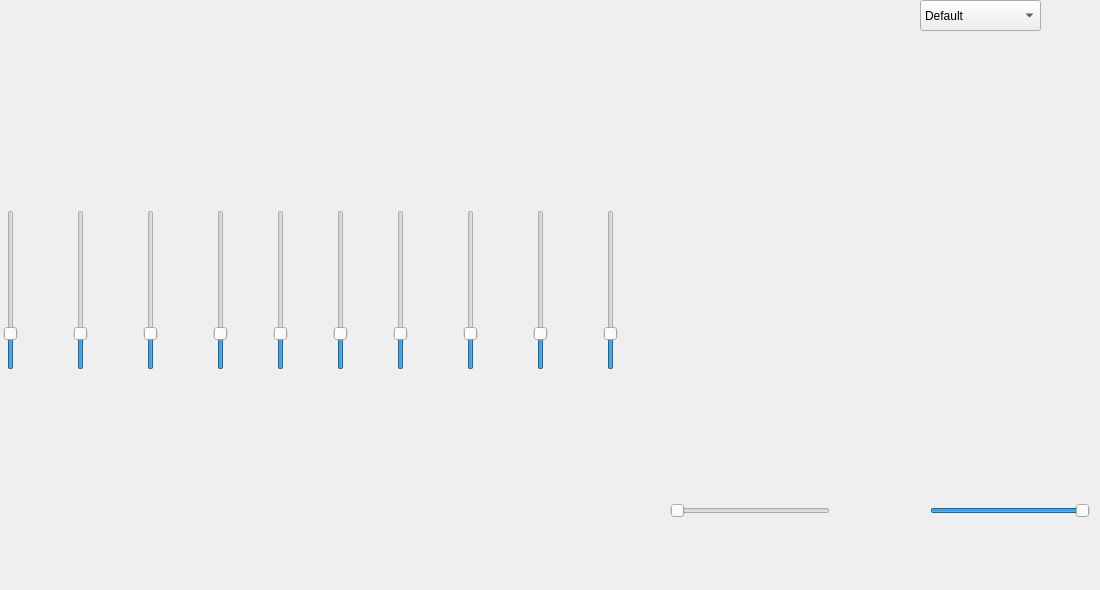
    <widget class="QWidget" name="tab_3">
     <attribute name="title">
      <string>Tab3</string>
     </attribute>
     <widget class="PlotWidget" name="afterWidget_3" native="true">
      <property name="geometry">
       <rect>
        <x>0</x>
        <y>400</y>
        <width>611</width>
        <height>181</height>
       </rect>
      </property>
     </widget>
     <widget class="QComboBox" name="comboBox_3">
      <property name="geometry">
       <rect>
        <x>920</x>
        <y>0</y>
        <width>121</width>
        <height>31</height>
       </rect>
      </property>
      <item>
       <property name="text">
        <string>Default</string>
       </property>
      </item>
      <item>
       <property name="text">
        <string>Palette1</string>
       </property>
      </item>
      <item>
       <property name="text">
        <string>Palette2</string>
       </property>
      </item>
      <item>
       <property name="text">
        <string>Palette3</string>
       </property>
      </item>
      <item>
       <property name="text">
        <string>Palette4</string>
       </property>
      </item>
     </widget>
     <widget class="QSlider" name="vSlider8_3">
      <property name="geometry">
       <rect>
        <x>460</x>
        <y>210</y>
        <width>22</width>
        <height>160</height>
       </rect>
      </property>
      <property name="minimumSize">
       <size>
        <width>22</width>
        <height>160</height>
       </size>
      </property>
      <property name="maximum">
       <number>5</number>
      </property>
      <property name="value">
       <number>1</number>
      </property>
      <property name="orientation">
       <enum>Qt::Vertical</enum>
      </property>
     </widget>
     <widget class="QSlider" name="vSlider4_3">
      <property name="geometry">
       <rect>
        <x>210</x>
        <y>210</y>
        <width>22</width>
        <height>160</height>
       </rect>
      </property>
      <property name="minimumSize">
       <size>
        <width>22</width>
        <height>160</height>
       </size>
      </property>
      <property name="maximum">
       <number>5</number>
      </property>
      <property name="value">
       <number>1</number>
      </property>
      <property name="orientation">
       <enum>Qt::Vertical</enum>
      </property>
     </widget>
     <widget class="QSlider" name="spectroSlider1_3">
      <property name="geometry">
       <rect>
        <x>670</x>
        <y>500</y>
        <width>160</width>
        <height>22</height>
       </rect>
      </property>
      <property name="minimumSize">
       <size>
        <width>22</width>
        <height>22</height>
       </size>
      </property>
      <property name="minimum">
       <number>0</number>
      </property>
      <property name="maximum">
       <number>5</number>
      </property>
      <property name="singleStep">
       <number>1</number>
      </property>
      <property name="pageStep">
       <number>2</number>
      </property>
      <property name="value">
       <number>0</number>
      </property>
      <property name="orientation">
       <enum>Qt::Horizontal</enum>
      </property>
     </widget>
     <widget class="QSlider" name="vSlider1_3">
      <property name="geometry">
       <rect>
        <x>0</x>
        <y>210</y>
        <width>22</width>
        <height>160</height>
       </rect>
      </property>
      <property name="minimumSize">
       <size>
        <width>22</width>
        <height>160</height>
       </size>
      </property>
      <property name="maximum">
       <number>5</number>
      </property>
      <property name="value">
       <number>1</number>
      </property>
      <property name="orientation">
       <enum>Qt::Vertical</enum>
      </property>
     </widget>
     <widget class="QSlider" name="vSlider2_3">
      <property name="geometry">
       <rect>
        <x>70</x>
        <y>210</y>
        <width>22</width>
        <height>160</height>
       </rect>
      </property>
      <property name="minimumSize">
       <size>
        <width>22</width>
        <height>160</height>
       </size>
      </property>
      <property name="maximum">
       <number>5</number>
      </property>
      <property name="value">
       <number>1</number>
      </property>
      <property name="orientation">
       <enum>Qt::Vertical</enum>
      </property>
     </widget>
     <widget class="QSlider" name="spectroSlider2_3">
      <property name="geometry">
       <rect>
        <x>930</x>
        <y>500</y>
        <width>160</width>
        <height>22</height>
       </rect>
      </property>
      <property name="minimumSize">
       <size>
        <width>22</width>
        <height>22</height>
       </size>
      </property>
      <property name="minimum">
       <number>5</number>
      </property>
      <property name="maximum">
       <number>10</number>
      </property>
      <property name="singleStep">
       <number>1</number>
      </property>
      <property name="pageStep">
       <number>2</number>
      </property>
      <property name="value">
       <number>10</number>
      </property>
      <property name="orientation">
       <enum>Qt::Horizontal</enum>
      </property>
     </widget>
     <widget class="QSlider" name="vSlider10_3">
      <property name="geometry">
       <rect>
        <x>600</x>
        <y>210</y>
        <width>22</width>
        <height>160</height>
       </rect>
      </property>
      <property name="minimumSize">
       <size>
        <width>22</width>
        <height>160</height>
       </size>
      </property>
      <property name="maximum">
       <number>5</number>
      </property>
      <property name="value">
       <number>1</number>
      </property>
      <property name="orientation">
       <enum>Qt::Vertical</enum>
      </property>
     </widget>
     <widget class="PlotWidget" name="spectroWidget_3" native="true">
      <property name="geometry">
       <rect>
        <x>640</x>
        <y>40</y>
        <width>451</width>
        <height>451</height>
       </rect>
      </property>
     </widget>
     <widget class="QSlider" name="vSlider5_3">
      <property name="geometry">
       <rect>
        <x>270</x>
        <y>210</y>
        <width>22</width>
        <height>160</height>
       </rect>
      </property>
      <property name="minimumSize">
       <size>
        <width>22</width>
        <height>160</height>
       </size>
      </property>
      <property name="maximum">
       <number>5</number>
      </property>
      <property name="value">
       <number>1</number>
      </property>
      <property name="orientation">
       <enum>Qt::Vertical</enum>
      </property>
     </widget>
     <widget class="QSlider" name="vSlider6_3">
      <property name="geometry">
       <rect>
        <x>330</x>
        <y>210</y>
        <width>22</width>
        <height>160</height>
       </rect>
      </property>
      <property name="minimumSize">
       <size>
        <width>22</width>
        <height>160</height>
       </size>
      </property>
      <property name="maximum">
       <number>5</number>
      </property>
      <property name="value">
       <number>1</number>
      </property>
      <property name="orientation">
       <enum>Qt::Vertical</enum>
      </property>
     </widget>
     <widget class="QSlider" name="vSlider7_3">
      <property name="geometry">
       <rect>
        <x>390</x>
        <y>210</y>
        <width>22</width>
        <height>160</height>
       </rect>
      </property>
      <property name="minimumSize">
       <size>
        <width>22</width>
        <height>160</height>
       </size>
      </property>
      <property name="maximum">
       <number>5</number>
      </property>
      <property name="value">
       <number>1</number>
      </property>
      <property name="orientation">
       <enum>Qt::Vertical</enum>
      </property>
     </widget>
     <widget class="PlotWidget" name="beforeWidget_3" native="true">
      <property name="geometry">
       <rect>
        <x>0</x>
        <y>0</y>
        <width>621</width>
        <height>191</height>
       </rect>
      </property>
     </widget>
     <widget class="QSlider" name="vSlider3_3">
      <property name="geometry">
       <rect>
        <x>140</x>
        <y>210</y>
        <width>22</width>
        <height>160</height>
       </rect>
      </property>
      <property name="minimumSize">
       <size>
        <width>22</width>
        <height>160</height>
       </size>
      </property>
      <property name="maximum">
       <number>5</number>
      </property>
      <property name="value">
       <number>1</number>
      </property>
      <property name="orientation">
       <enum>Qt::Vertical</enum>
      </property>
     </widget>
     <widget class="QSlider" name="vSlider9_3">
      <property name="geometry">
       <rect>
        <x>530</x>
        <y>210</y>
        <width>22</width>
        <height>160</height>
       </rect>
      </property>
      <property name="minimumSize">
       <size>
        <width>22</width>
        <height>160</height>
       </size>
      </property>
      <property name="maximum">
       <number>5</number>
      </property>
      <property name="value">
       <number>1</number>
      </property>
      <property name="orientation">
       <enum>Qt::Vertical</enum>
      </property>
     </widget>
    </widget>
